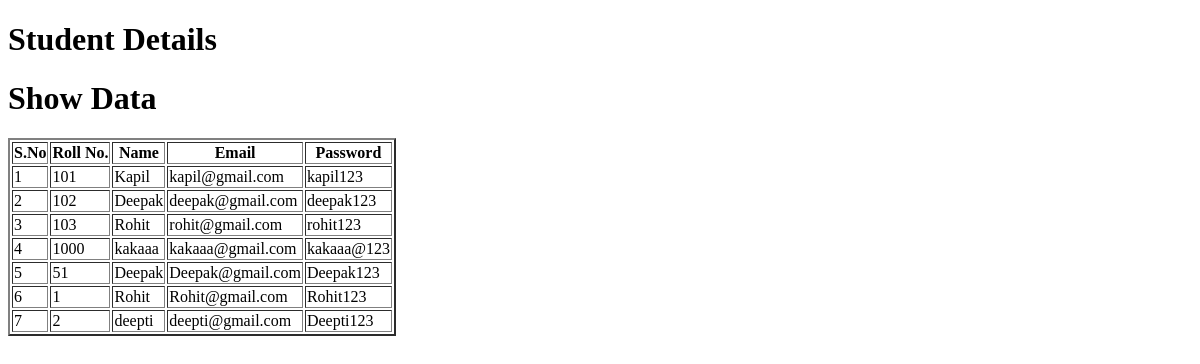
The page /cor/stu/ on the database as committed earlier.
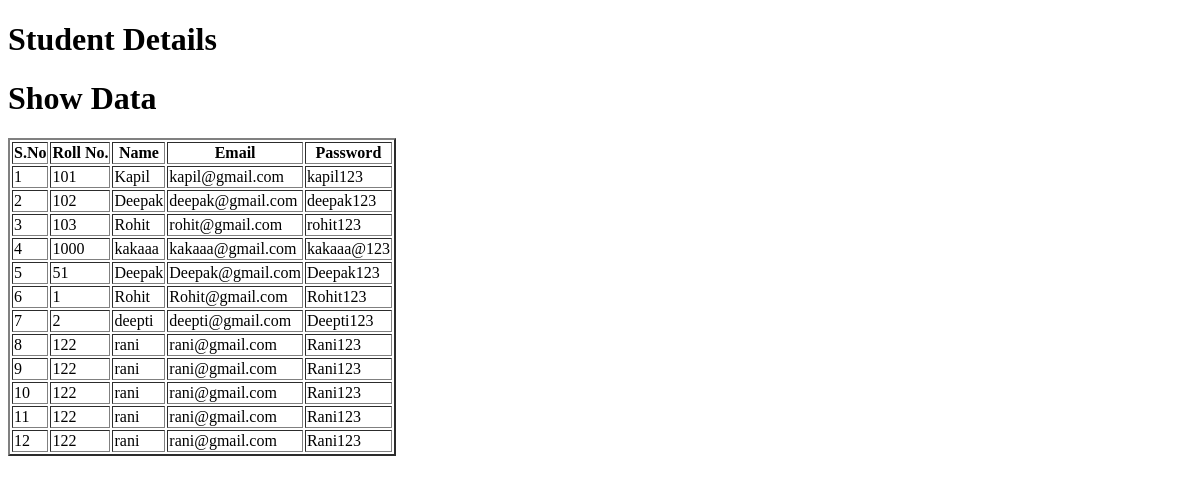
The same page on the database as committed later.
### course/models.py (models this page shows, shortened)
class Student(models.Model):
    stuid = models.IntegerField()
    stuname = models.CharField(max_length=70)
    stuemail = models.EmailField(max_length=70)
    stupass = models.CharField(max_length=70)

### course/views.py (the view)
# urls.py: path('stu/', views.studetails , name="studetails"),
def studetails(request):
    stud = Student.objects.all()
    return render(request,  "studetails.html" , {'stu' :stud})

### course/templates/studetails.html (shortened to what this page needs)
<!DOCTYPE html>
<html lang="en">
<head>
</head>
<body>
    <h1>Student Details</h1>
    {% if stu %}
        <h1>Show Data</h1>
        <table border="2">
            <tr>
                <th>S.No</th>
                <th>Roll No.</th>
                <th>Name</th>
                <th>Email</th>
                <th>Password</th>
            </tr>
            {% for st in stu %}
            <tr>
                <td>{{st.id}}</td>
                <td>{{st.stuid}}</td>
                <td>{{st.stuname}}</td>
                <td>{{st.stuemail}}</td>
                <td>{{st.stupass}}</td>
           {% endfor %}
            </tr>
        </table>
    {% else %}
        <h1>No Data</h1>
    {% endif %}
</body>
</html>

Rows that differ between the two databases and show on the page:
added Student: id "8", stuid "122", stuname "rani", stuemail "rani@gmail.com", stupass "Rani123"
added Student: id "9", stuid "122", stuname "rani", stuemail "rani@gmail.com", stupass "Rani123"
added Student: id "10", stuid "122", stuname "rani", stuemail "rani@gmail.com", stupass "Rani123"
added Student: id "11", stuid "122", stuname "rani", stuemail "rani@gmail.com", stupass "Rani123"
added Student: id "12", stuid "122", stuname "rani", stuemail "rani@gmail.com", stupass "Rani123"
